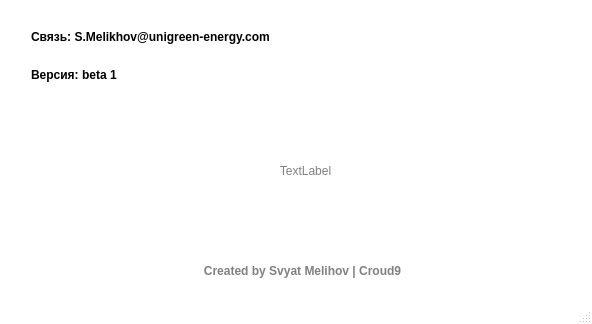
<?xml version="1.0" encoding="UTF-8"?>
<ui version="4.0">
 <class>MainWindow</class>
 <widget class="QMainWindow" name="MainWindow">
  <property name="enabled">
   <bool>true</bool>
  </property>
  <property name="geometry">
   <rect>
    <x>0</x>
    <y>0</y>
    <width>592</width>
    <height>324</height>
   </rect>
  </property>
  <property name="font">
   <font>
    <family>Arial</family>
    <weight>50</weight>
    <bold>false</bold>
   </font>
  </property>
  <property name="focusPolicy">
   <enum>Qt::NoFocus</enum>
  </property>
  <property name="windowTitle">
   <string>О программе</string>
  </property>
  <property name="styleSheet">
   <string notr="true">QMainWindow {
	background-color: white
}
QScrollBar:vertical {              
	background: #e5e5ea;
	border-radius: 3;
	border: none;
	max-width: 8px;
}
QScrollBar::handle:vertical {
	background-color: #196dff;
    border-radius: 3;
}
QScrollBar::handle:vertical:hover {
	background-color: #3b83ff; 
    min-height: 0px;
    border-radius: 3;
}
QScrollBar::add-line:vertical {
    height: 0px;
    subcontrol-position: bottom;
    subcontrol-origin: margin;
}
QScrollBar::sub-line:vertical {
    height: 0 px;
    subcontrol-position: top;
    subcontrol-origin: margin;
}
QScrollBar::add-page:vertical, QScrollBar::sub-page:vertical{
    background: #e5e5ea;
	border: none;
}
QComboBox QAbstractItemView {
	background: transparent;
	border-radius: 6;
    border: none;
	outline:0px;
	selection-background-color: white;
	selection-color: #196dff;
    padding: 8 0 8 0;
}</string>
  </property>
  <property name="documentMode">
   <bool>false</bool>
  </property>
  <widget class="QWidget" name="centralwidget">
   <property name="styleSheet">
    <string notr="true">background-color: #fff;</string>
   </property>
   <widget class="QWidget" name="layoutWidget">
    <property name="geometry">
     <rect>
      <x>31</x>
      <y>20</y>
      <width>552</width>
      <height>71</height>
     </rect>
    </property>
    <layout class="QVBoxLayout" name="verticalLayout">
     <item>
      <widget class="QLabel" name="label_5">
       <property name="font">
        <font>
         <family>Arial</family>
         <pointsize>9</pointsize>
         <weight>75</weight>
         <italic>false</italic>
         <bold>true</bold>
         <underline>false</underline>
         <strikeout>false</strikeout>
        </font>
       </property>
       <property name="styleSheet">
        <string notr="true"/>
       </property>
       <property name="text">
        <string>Связь: S.Melikhov@unigreen-energy.com</string>
       </property>
      </widget>
     </item>
     <item>
      <widget class="QLabel" name="label_3">
       <property name="font">
        <font>
         <family>Arial</family>
         <pointsize>9</pointsize>
         <weight>75</weight>
         <italic>false</italic>
         <bold>true</bold>
         <underline>false</underline>
         <strikeout>false</strikeout>
        </font>
       </property>
       <property name="styleSheet">
        <string notr="true"/>
       </property>
       <property name="text">
        <string>Версия: beta 1</string>
       </property>
      </widget>
     </item>
    </layout>
   </widget>
   <widget class="QLabel" name="labelGithubLink">
    <property name="geometry">
     <rect>
      <x>27</x>
      <y>261</y>
      <width>551</width>
      <height>20</height>
     </rect>
    </property>
    <property name="font">
     <font>
      <family>Arial</family>
      <pointsize>9</pointsize>
      <weight>75</weight>
      <italic>false</italic>
      <bold>true</bold>
      <underline>false</underline>
      <strikeout>false</strikeout>
     </font>
    </property>
    <property name="styleSheet">
     <string notr="true">QLabel{
	background-color:rgba(112, 215, 255, 0);
	color:rgba(0, 0, 0, 0.5);
	border: none;
	border-radius: 5;
	border-style: outset;
}
QLabel:hover{
	color: black;
}
</string>
    </property>
    <property name="text">
     <string>Created by Svyat Melihov | Croud9</string>
    </property>
    <property name="alignment">
     <set>Qt::AlignCenter</set>
    </property>
   </widget>
   <widget class="QLabel" name="logo">
    <property name="geometry">
     <rect>
      <x>40</x>
      <y>110</y>
      <width>531</width>
      <height>121</height>
     </rect>
    </property>
    <property name="styleSheet">
     <string notr="true">QLabel{
	background-color:rgba(112, 215, 255, 0);
	color:rgba(0, 0, 0, 0.5);
	border: none;
	border-radius: 5;
	border-style: outset;
}</string>
    </property>
    <property name="text">
     <string>TextLabel</string>
    </property>
    <property name="alignment">
     <set>Qt::AlignCenter</set>
    </property>
   </widget>
  </widget>
  <widget class="QStatusBar" name="statusBar"/>
 </widget>
 <resources/>
 <connections/>
</ui>
